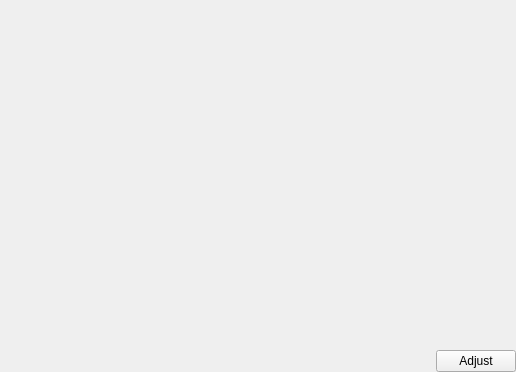
<?xml version="1.0" encoding="UTF-8"?>
<ui version="4.0">
 <class>PlotAreaPanel</class>
 <widget class="QWidget" name="PlotAreaPanel">
  <property name="geometry">
   <rect>
    <x>0</x>
    <y>0</y>
    <width>516</width>
    <height>372</height>
   </rect>
  </property>
  <property name="windowTitle">
   <string>Form</string>
  </property>
  <layout class="QVBoxLayout" name="verticalLayout">
   <property name="spacing">
    <number>0</number>
   </property>
   <property name="leftMargin">
    <number>0</number>
   </property>
   <property name="topMargin">
    <number>0</number>
   </property>
   <property name="rightMargin">
    <number>0</number>
   </property>
   <property name="bottomMargin">
    <number>0</number>
   </property>
   <item>
    <widget class="QCustomPlot" name="plot" native="true">
     <property name="sizePolicy">
      <sizepolicy hsizetype="Preferred" vsizetype="Expanding">
       <horstretch>0</horstretch>
       <verstretch>0</verstretch>
      </sizepolicy>
     </property>
    </widget>
   </item>
   <item>
    <layout class="QHBoxLayout" name="horizontalLayout">
     <property name="spacing">
      <number>0</number>
     </property>
     <item>
      <spacer name="horizontalSpacer">
       <property name="orientation">
        <enum>Qt::Horizontal</enum>
       </property>
       <property name="sizeHint" stdset="0">
        <size>
         <width>40</width>
         <height>20</height>
        </size>
       </property>
      </spacer>
     </item>
     <item>
      <widget class="QPushButton" name="btnAdjust">
       <property name="sizePolicy">
        <sizepolicy hsizetype="Maximum" vsizetype="Fixed">
         <horstretch>0</horstretch>
         <verstretch>0</verstretch>
        </sizepolicy>
       </property>
       <property name="text">
        <string>Adjust</string>
       </property>
      </widget>
     </item>
    </layout>
   </item>
  </layout>
 </widget>
 <customwidgets>
  <customwidget>
   <class>QCustomPlot</class>
   <extends>QWidget</extends>
   <header>qcustomplot.h</header>
   <container>1</container>
  </customwidget>
 </customwidgets>
 <resources/>
 <connections/>
</ui>
